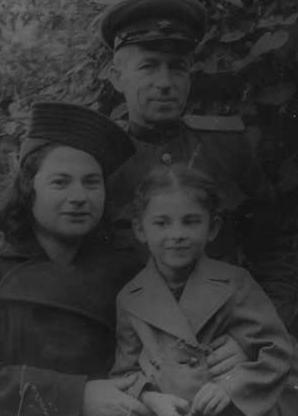
#> input picture Lecture Code Work/Data/wartime.jpg, 298 x 416 px, found by its file name
$ jupyter execute 'Task 3 - Histograms.ipynb'
#> lines starting #> are read from the running program, lines starting #| are printed output that depends on the picture
[cell 1]
# Boiler plate imports
import numpy as np
import cv2
from matplotlib import pyplot as plt
from matplotlib import image as image
import easygui

[cell 2]
# Loading in the imgage
warTimeImage= image.imread("data/wartime.jpg")
#> warTimeImage is the input picture: shape (416, 298, 3); min 14, max 122, mean 49.9

[cell 3]
# Subplot setup
fig = plt.figure(figsize=(20,20))

ax1 = plt.subplot2grid((3,3), (0,0),)
ax2 = plt.subplot2grid((3,3), (0,1),)
ax3 = plt.subplot2grid((3,3), (1,0),)
ax4 = plt.subplot2grid((3,3), (1,1),)
ax5 = plt.subplot2grid((3,3), (2,0),)
ax6 = plt.subplot2grid((3,3), (2,1),)

# Assign each subplot with an
ax1.imshow(warTimeImage)

Values = warTimeImage.ravel()
ax2.hist(Values,bins=256,range=[0,256])

greyWarTime = cv2.cvtColor(warTimeImage,cv2.COLOR_BGR2GRAY)
eqHistImage = cv2.equalizeHist(greyWarTime)
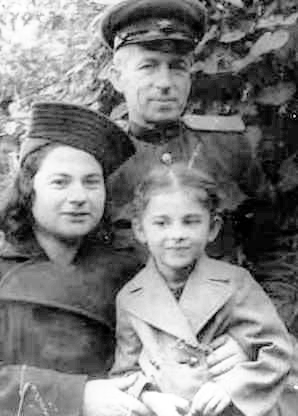
#> eqHistImage: shape (416, 298); min 0, max 255, mean 129.5
ax3.imshow(cv2.cvtColor(eqHistImage,cv2.COLOR_GRAY2BGR))

ValuesEq = eqHistImage.ravel()
ax4.hist(ValuesEq,bins=256,range=[0,256])

# Jane's intensity correciton
Intentisiy = 255 * ( (greyWarTime-greyWarTime.min()) / (greyWarTime.max() - greyWarTime.min())  )
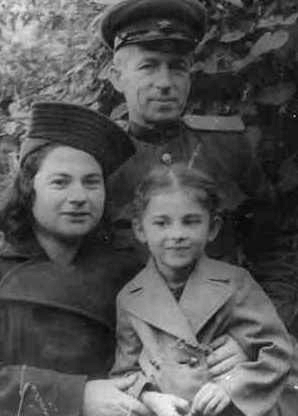
#> Intentisiy: shape (416, 298) float64; min 0, max 255, mean 84.7
#ax5.imshow(cv2.cvtColor(Intentisiy,cv2.COLOR_GRAY2BGR))
ax5.imshow(Intentisiy,cmap='gray')
ValuesIntenseEq = Intentisiy.ravel()
ax6.hist(ValuesIntenseEq,bins=256,range=[0,256])

plt.show()
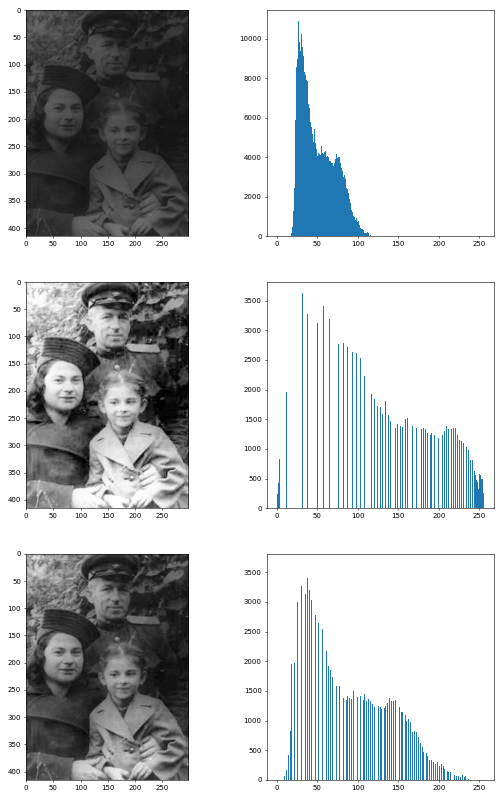
#> figure drawn by matplotlib, 6 panels; panel 2: tallest bar 10902 high, from x = 26 to 27; panel 4: tallest bar 3634 high, from x = 31 to 32; panel 6: tallest bar 3634 high, from x = 28 to 29

$ run again, with Lecture Code Work/Data/Trump.jpg copied over Lecture Code Work/Data/wartime.jpg
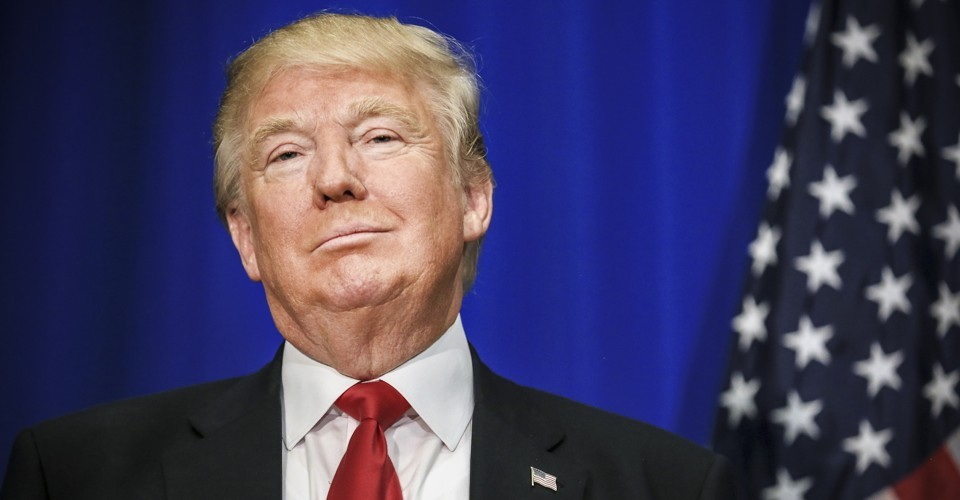
#> input picture Lecture Code Work/Data/Trump.jpg, 960 x 500 px, found by its file name
#> warTimeImage is the input picture: shape (500, 960, 3); mean R, G, B 67.7, 62.7, 95
#> `greyWarTime = cv2.cvtColor(warTimeImage,cv2.COLOR_BGR2GRAY)`:
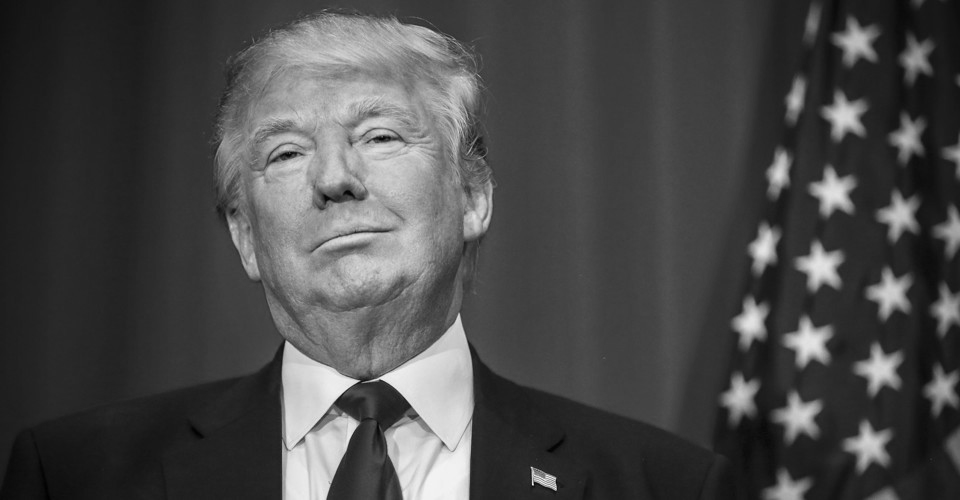
#> greyWarTime: shape (500, 960); min 1, max 244, mean 72.9
#> `eqHistImage = cv2.equalizeHist(greyWarTime)`:
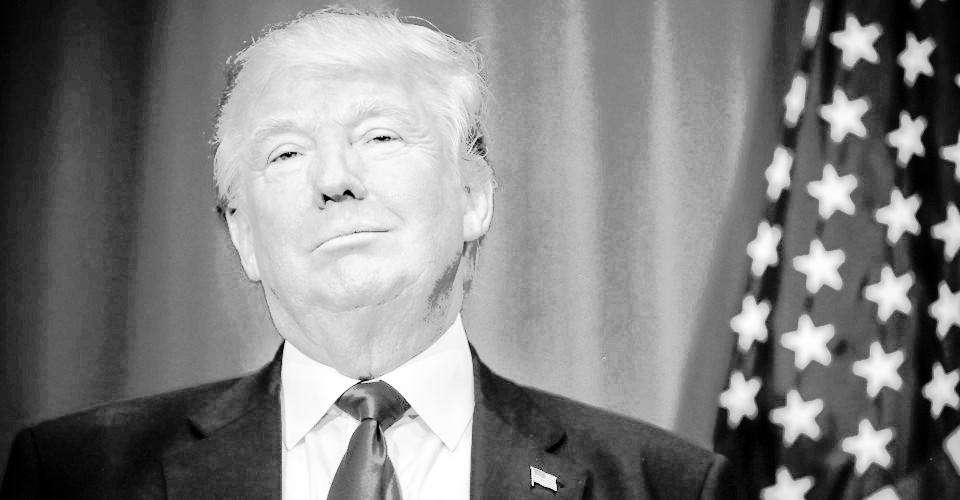
#> eqHistImage: shape (500, 960); min 0, max 255, mean 129
